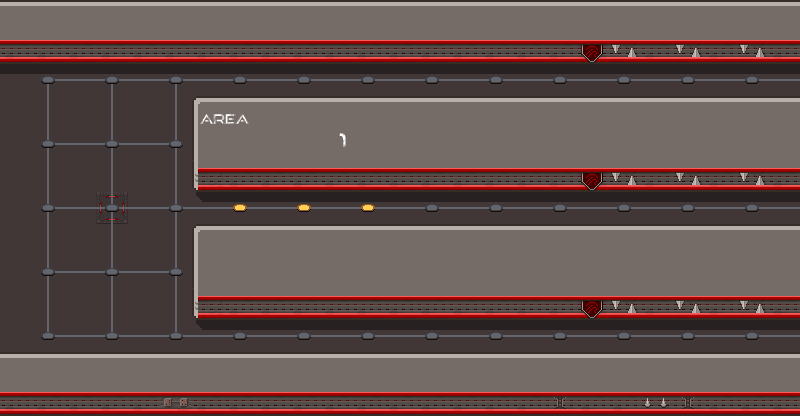

Rendered tile map (Tiled .tmx) drawn with the repository's tilesets; below, a short description and the full map source, tile grids included:
An orthogonal 25x13 tile map with 32x32 px tiles, 6 tile layers (floor, sh, wall, p, ...), 3 tilesets.

<map version="1.10" tiledversion="1.10.2" orientation="orthogonal" renderorder="right-down" width="25" height="13" tilewidth="32" tileheight="32" infinite="0" nextlayerid="7" nextobjectid="1">
 <tileset firstgid="1" source="alien_spaceship_tileset2.tsx" />
 <tileset firstgid="241" source="alien_spaceship_tileset.tsx" />
 <tileset firstgid="433" source="scifi_tileset_01.tsx" />
 <layer id="2" name="floor" width="25" height="13">
  <data encoding="csv">
141,141,141,141,141,141,141,141,141,141,141,141,141,141,141,141,141,141,141,141,141,141,141,141,141,
141,141,141,141,141,141,141,141,141,141,141,141,141,141,141,141,141,141,141,141,141,141,141,141,141,
141,141,141,141,141,141,141,141,141,141,141,141,141,141,141,141,141,141,141,141,141,141,141,141,141,
141,141,141,141,141,141,141,141,141,141,141,141,141,141,141,141,141,141,141,141,141,141,141,141,141,
141,141,141,141,141,141,141,141,141,141,141,141,141,141,141,141,141,141,141,141,141,141,141,141,141,
141,141,141,141,141,141,141,141,141,141,141,141,141,141,141,141,141,141,141,141,141,141,141,141,141,
141,141,141,183,141,141,141,141,141,141,141,141,141,141,141,141,141,141,141,141,141,141,141,141,141,
141,141,141,141,141,141,141,141,141,141,141,141,141,141,141,141,141,141,141,141,141,141,141,141,141,
141,141,141,141,141,141,141,141,141,141,141,141,141,141,141,141,141,141,141,141,141,141,141,141,141,
141,141,141,141,141,141,141,141,141,141,141,141,141,141,141,141,141,141,141,141,141,141,141,141,141,
141,141,141,141,141,141,141,141,141,141,141,141,141,141,141,141,141,141,141,141,141,141,141,141,141,
141,141,141,141,141,141,141,141,141,141,141,141,141,141,141,141,141,141,141,141,141,141,141,141,141,
141,141,141,141,141,141,141,141,141,141,141,141,141,141,141,141,141,141,141,141,141,141,141,141,141
</data>
 </layer>
 <layer id="5" name="sh" width="25" height="13" opacity="0.4">
  <data encoding="csv">
0,0,0,0,0,0,0,0,0,0,0,0,0,0,0,0,0,0,0,0,0,0,0,0,0,
0,0,0,0,0,0,0,0,0,0,0,0,0,0,0,0,0,0,0,0,0,0,0,0,0,
22,22,22,22,22,22,22,22,22,22,22,22,22,22,22,22,22,22,22,22,22,22,22,22,22,
0,0,0,0,0,0,0,0,0,0,0,0,0,0,0,0,0,0,0,0,0,0,0,0,0,
0,0,0,0,0,0,0,0,0,0,0,0,0,0,0,0,0,0,0,0,0,0,0,0,0,
0,0,0,0,0,0,0,0,0,0,0,0,0,0,0,0,0,0,0,0,0,0,0,0,0,
0,0,0,0,0,0,24,22,22,22,22,22,22,22,22,22,22,22,22,22,22,22,22,22,22,
0,0,0,0,0,0,0,0,0,0,0,0,0,0,0,0,0,0,0,0,0,0,0,0,0,
0,0,0,0,0,0,0,0,0,0,0,0,0,0,0,0,0,0,0,0,0,0,0,0,0,
0,0,0,0,0,0,0,0,0,0,0,0,0,0,0,0,0,0,0,0,0,0,0,0,0,
0,0,0,0,0,0,24,22,22,22,22,22,22,22,22,22,22,22,22,22,22,22,22,22,22,
0,0,0,0,0,0,0,0,0,0,0,0,0,0,0,0,0,0,0,0,0,0,0,0,0,
0,0,0,0,0,0,0,0,0,0,0,0,0,0,0,0,0,0,0,0,0,0,0,0,0
</data>
 </layer>
 <layer id="3" name="wall" width="25" height="13">
  <data encoding="csv">
53,53,53,53,53,53,53,53,53,53,53,53,53,53,53,53,53,53,53,53,53,53,53,53,53,
111,111,111,111,111,111,111,111,111,111,111,111,111,111,111,111,111,111,116,106,111,106,111,106,111,
0,0,0,0,0,0,0,0,0,0,0,0,0,0,0,0,0,0,0,0,0,0,0,0,0,
0,0,0,0,0,0,34,53,53,53,53,53,53,53,53,53,53,53,53,53,53,53,53,53,53,
0,0,0,0,0,0,44,1,1,1,1,1,1,1,1,1,1,1,1,1,1,1,1,1,1,
0,0,0,0,0,0,14,111,111,111,111,111,111,111,111,111,111,111,116,106,111,106,111,106,111,
0,0,0,0,0,0,0,0,0,0,0,0,0,0,0,0,0,0,0,0,0,0,0,0,0,
0,0,0,0,0,0,34,53,53,53,53,53,53,53,53,53,53,53,53,53,53,53,53,53,53,
0,0,0,0,0,0,44,1,1,1,1,1,1,1,1,1,1,1,1,1,1,1,1,1,1,
0,0,0,0,0,0,14,111,111,111,111,111,111,111,111,111,111,111,116,106,111,106,111,106,111,
0,0,0,0,0,0,0,0,0,0,0,0,0,0,0,0,0,0,0,0,0,0,0,0,0,
53,53,53,53,53,53,53,53,53,53,53,53,53,53,53,53,53,53,53,53,53,53,53,53,53,
111,111,111,111,111,108,111,111,111,111,111,111,111,111,111,111,111,104,111,111,103,104,111,111,111
</data>
 </layer>
 <layer id="6" name="p" width="25" height="13">
  <data encoding="csv">
0,0,0,0,0,0,0,0,0,0,0,0,0,0,0,0,0,0,0,0,0,0,0,0,0,
0,0,0,0,0,0,0,0,0,0,0,0,0,0,0,0,0,0,0,0,0,0,0,0,0,
0,0,0,0,0,0,0,0,0,0,0,0,0,0,0,0,0,0,0,0,0,0,0,0,0,
0,0,0,0,0,0,583,584,0,0,0,0,0,0,0,0,0,0,0,0,0,0,0,0,0,
0,0,0,0,0,0,0,0,0,0,586,0,0,0,0,0,0,0,0,0,0,0,0,0,0,
0,0,0,0,0,0,0,0,0,0,0,0,0,0,0,0,0,0,0,0,0,0,0,0,0,
0,0,0,0,0,0,0,0,0,0,0,0,0,0,0,0,0,0,0,0,0,0,0,0,0,
0,0,0,0,0,0,0,0,0,0,0,0,0,0,0,0,0,0,0,0,0,0,0,0,0,
0,0,0,0,0,0,0,0,0,0,0,0,0,0,0,0,0,0,0,0,0,0,0,0,0,
0,0,0,0,0,0,0,0,0,0,0,0,0,0,0,0,0,0,0,0,0,0,0,0,0,
0,0,0,0,0,0,0,0,0,0,0,0,0,0,0,0,0,0,0,0,0,0,0,0,0,
0,0,0,0,0,0,0,0,0,0,0,0,0,0,0,0,0,0,0,0,0,0,0,0,0,
0,0,0,0,0,0,0,0,0,0,0,0,0,0,0,0,0,0,0,0,0,0,0,0,0
</data>
 </layer>
 <layer id="4" name="line" width="25" height="13">
  <data encoding="csv">
0,0,0,0,0,0,0,0,0,0,0,0,0,0,0,0,0,0,0,0,0,0,0,0,0,
0,0,0,0,0,0,0,0,0,0,0,0,0,0,0,0,0,0,0,0,0,0,0,0,0,
0,2684354720,2684354739,3221225631,2684354739,3221225631,1610612915,1610612915,1610612915,1610612915,1610612915,1610612915,1610612915,1610612915,1610612915,1610612915,1610612915,1610612915,1610612915,1610612915,1610612915,1610612915,1610612915,2684354739,2684354739,
0,179,0,179,0,3221225651,0,0,0,0,0,0,0,0,0,0,0,0,0,0,0,0,0,0,0,
0,2684354719,2684354739,169,2684354739,1610612895,0,0,0,0,0,0,0,0,0,0,0,0,0,0,0,0,0,0,0,
0,179,0,179,0,3221225651,0,0,0,0,0,0,0,0,0,0,0,0,0,0,0,0,0,0,0,
0,2684354719,2684354739,169,2684354739,169,1610612915,1610612915,1610612915,1610612915,1610612915,1610612915,1610612915,1610612915,1610612915,1610612915,1610612915,1610612915,1610612915,1610612915,1610612915,1610612915,1610612915,2684354739,2684354739,
0,179,0,179,0,3221225651,0,0,0,0,0,0,0,0,0,0,0,0,0,0,0,0,0,0,0,
0,2684354719,2684354739,169,2684354739,1610612895,0,0,0,0,0,0,0,0,0,0,0,0,0,0,0,0,0,0,0,
0,179,0,179,0,3221225651,0,0,0,0,0,0,0,0,0,0,0,0,0,0,0,0,0,0,0,
0,160,2684354739,159,2684354739,159,1610612915,1610612915,1610612915,1610612915,1610612915,1610612915,1610612915,1610612915,1610612915,1610612915,1610612915,1610612915,1610612915,1610612915,1610612915,1610612915,1610612915,2684354739,2684354739,
0,0,0,0,0,0,0,0,0,0,0,0,0,0,0,0,0,0,0,0,0,0,0,0,0,
0,0,0,0,0,0,0,0,0,0,0,0,0,0,0,0,0,0,0,0,0,0,0,0,0
</data>
 </layer>
 <layer id="1" name="point" width="25" height="13">
  <data encoding="csv">
0,0,0,0,0,0,0,0,0,0,0,0,0,0,0,0,0,0,0,0,0,0,0,0,0,
0,0,0,0,0,0,0,0,0,0,0,0,0,0,0,0,0,0,0,0,0,0,0,0,0,
0,168,0,168,0,168,0,168,0,168,0,168,0,168,0,168,0,168,0,168,0,168,0,168,0,
0,0,0,0,0,0,0,0,0,0,0,0,0,0,0,0,0,0,0,0,0,0,0,0,0,
0,168,0,168,0,168,0,0,0,0,0,0,0,0,0,0,0,0,0,0,0,0,0,0,0,
0,0,0,0,0,0,0,0,0,0,0,0,0,0,0,0,0,0,0,0,0,0,0,0,0,
0,168,0,168,0,168,0,158,0,158,0,158,0,168,0,168,0,168,0,168,0,168,0,168,0,
0,0,0,0,0,0,0,0,0,0,0,0,0,0,0,0,0,0,0,0,0,0,0,0,0,
0,168,0,168,0,168,0,0,0,0,0,0,0,0,0,0,0,0,0,0,0,0,0,0,0,
0,0,0,0,0,0,0,0,0,0,0,0,0,0,0,0,0,0,0,0,0,0,0,0,0,
0,168,0,168,0,168,0,168,0,168,0,168,0,168,0,168,0,168,0,168,0,168,0,168,0,
0,0,0,0,0,0,0,0,0,0,0,0,0,0,0,0,0,0,0,0,0,0,0,0,0,
0,0,0,0,0,0,0,0,0,0,0,0,0,0,0,0,0,0,0,0,0,0,0,0,0
</data>
 </layer>
</map>
